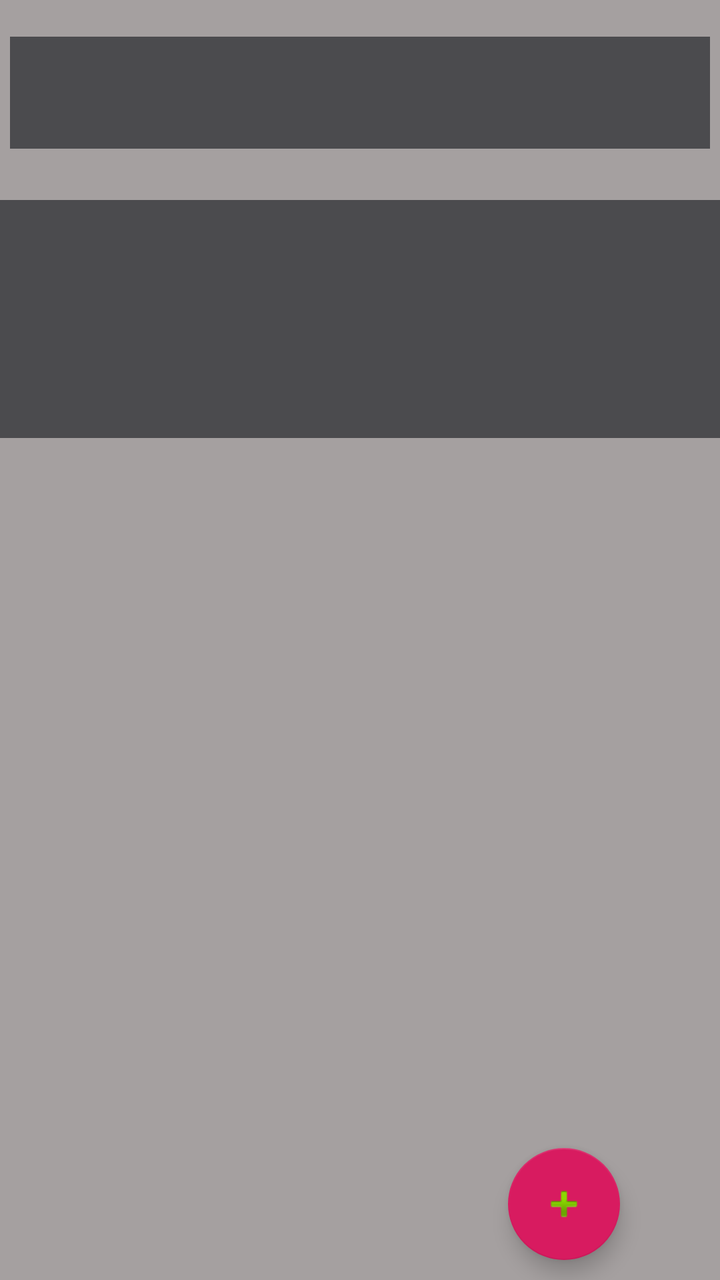
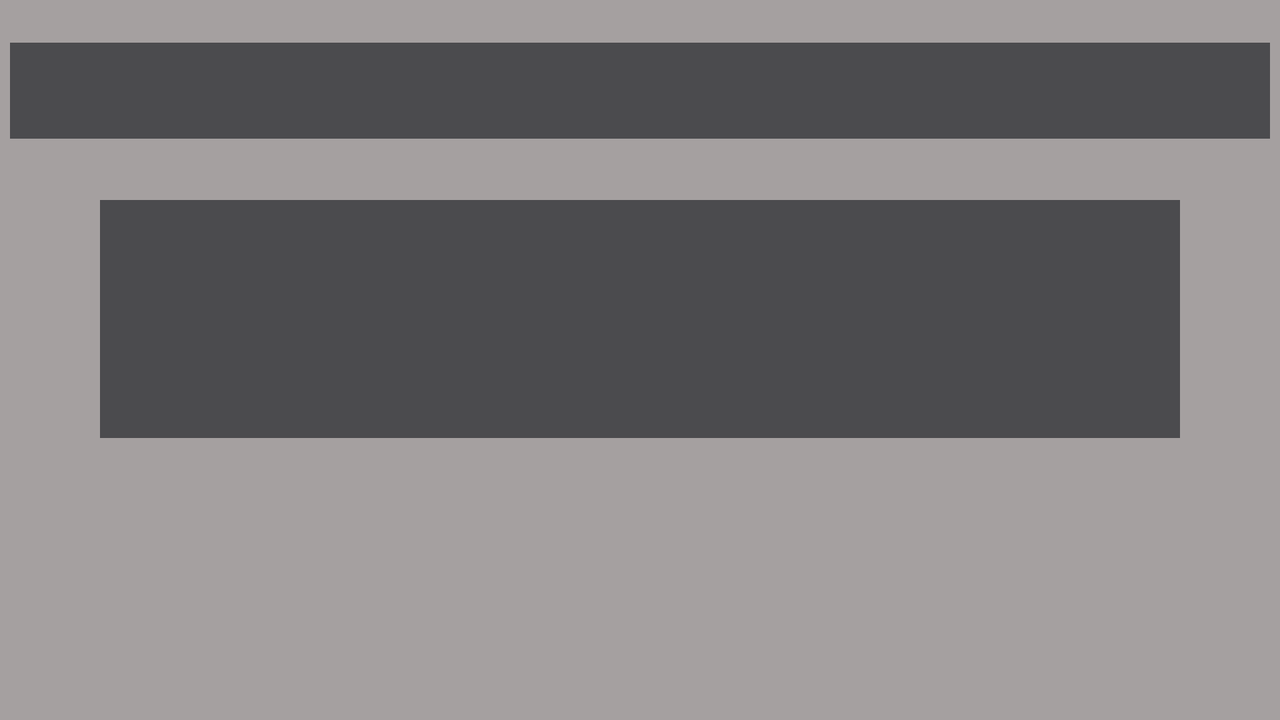

The same Android screen from two of the app's own layout files: first res/layout/ as a phone draws it, then the repository's variant for another configuration, drawn on a device whose configuration selects that folder. Both files follow.
<!-- AndroidManifest.xml: activity theme AppTheme.NoActionBar -->
<!-- res/layout/activity_activeness.xml -->
<?xml version="1.0" encoding="utf-8"?>
<androidx.constraintlayout.widget.ConstraintLayout xmlns:android="http://schemas.android.com/apk/res/android"
    xmlns:app="http://schemas.android.com/apk/res-auto"
    xmlns:tools="http://schemas.android.com/tools"
    android:layout_width="match_parent"
    android:layout_height="match_parent"
    tools:context=".views.main.MainActivity"
    android:theme="@style/AppTheme"
    android:background="@color/colorDarkSecondaryLight">

  <com.google.android.material.appbar.AppBarLayout
      android:id="@+id/appBarLayout"
      android:layout_width="match_parent"
      android:layout_height="wrap_content"
      android:layout_marginStart="5dp"
      android:layout_marginTop="5dp"
      android:layout_marginEnd="5dp"
      android:layout_marginBottom="5dp"
      android:theme="@style/AppTheme.AppBarOverlay"
      app:layout_constraintBottom_toTopOf="@+id/include"
      app:layout_constraintEnd_toEndOf="parent"
      app:layout_constraintHorizontal_bias="1.0"
      app:layout_constraintStart_toStartOf="parent"
      app:layout_constraintTop_toTopOf="parent"
      app:layout_constraintVertical_bias="0.39">

    <androidx.appcompat.widget.Toolbar
        android:id="@+id/toolbar"
        android:layout_width="match_parent"
        android:layout_height="?attr/actionBarSize"
        android:background="@color/colorDarkSecondary"
        app:popupTheme="@style/AppTheme.PopupOverlay"
        app:titleTextColor="@color/colorWhite"/>

  </com.google.android.material.appbar.AppBarLayout>


  <include
      android:id="@+id/include"
      layout="@layout/content_activeness"
      android:layout_width="match_parent"
      android:layout_height="wrap_content"
      android:layout_marginTop="100dp"
      app:layout_constraintTop_toTopOf="parent"
      tools:layout_editor_absoluteX="5dp" />

  <com.google.android.material.floatingactionbutton.FloatingActionButton
      android:id="@+id/btn_add"
      android:layout_width="wrap_content"
      android:src="@android:drawable/ic_input_add"
      android:layout_height="wrap_content"
      android:layout_marginEnd="50dp"
      android:layout_marginBottom="10dp"
      app:layout_constraintBottom_toBottomOf="parent"
      app:layout_constraintEnd_toEndOf="parent" />

</androidx.constraintlayout.widget.ConstraintLayout>
<!-- res/layout/content_activeness.xml (included above) -->
<?xml version="1.0" encoding="utf-8"?>
<androidx.constraintlayout.widget.ConstraintLayout xmlns:android="http://schemas.android.com/apk/res/android"
    xmlns:app="http://schemas.android.com/apk/res-auto"
    xmlns:tools="http://schemas.android.com/tools"
    android:layout_width="match_parent"
    android:layout_height="match_parent"
    app:layout_behavior="@string/appbar_scrolling_view_behavior"
    tools:context=".views.activeness.ActivenessActivity"
    tools:showIn="@layout/activity_activeness">

    <TextView
        android:id="@+id/dateView"
        android:layout_width="wrap_content"
        android:layout_height="wrap_content"
        android:layout_marginStart="50dp"
        android:layout_marginTop="100dp"
        android:text=""
        app:layout_constraintStart_toStartOf="parent"
        app:layout_constraintTop_toTopOf="parent" />
</androidx.constraintlayout.widget.ConstraintLayout>
<!-- resources referenced by this layout -->
<resources>
  <color name="colorDarkSecondary">#4B4B4E </color>
  <color name="colorDarkSecondaryLight">#A5A0A0</color>
  <color name="colorWhite">#E8E8E8</color>
  <style name="AppTheme" parent="Theme.AppCompat.Light.DarkActionBar">
          
          <item name="colorPrimary">@color/colorPrimary</item>
          <item name="colorPrimaryDark">@color/colorPrimaryDark</item>
          <item name="colorAccent">@color/colorAccent</item>
          <item name="actionBarItemBackground">@color/colorDarkSecondary</item>
          <item name="textColorAlertDialogListItem">@color/colorWhite</item>
          <item name="android:popupMenuStyle">@style/PopupMenu</item>
          <item name="android:background">@color/colorDarkSecondary</item>
          <item name="android:textAppearanceLargePopupMenu">@style/PopupTextStyleLarge</item>
          <item name="android:textAppearanceSmallPopupMenu">@style/PopupTextStyleSmall</item>
          <item name="alertDialogTheme">@style/AlertDialogCustom</item>
      </style>
  <style name="AppTheme.AppBarOverlay" parent="ThemeOverlay.AppCompat.Dark.ActionBar" />
  <style name="AppTheme.PopupOverlay" parent="ThemeOverlay.AppCompat.Light">
          <item name="android:colorBackground">@color/colorWhite</item>
          <item name="android:textColor">@color/colorDarkSecondary</item>
      </style>
  <style name="AppTheme.NoActionBar">
          <item name="windowActionBar">false</item>
          <item name="windowNoTitle">true</item>
      </style>
  <color name="colorPrimary">#008577</color>
  <color name="colorPrimaryDark">#00574B</color>
  <color name="colorAccent">#D81B60</color>
  <style name="PopupMenu" parent="@style/Widget.AppCompat.PopupMenu">
          <item name="android:textColor">@color/colorWhite</item>
          <item name="android:popupBackground">@color/colorDarkSecondary</item>
      </style>
  <style name="PopupTextStyleLarge" parent="@style/TextAppearance.AppCompat.Widget.PopupMenu.Large">
          <item name="android:textColor">@color/colorWhite</item>
      </style>
  <style name="PopupTextStyleSmall" parent="@style/TextAppearance.AppCompat.Widget.PopupMenu.Small">
          <item name="android:textColor">@color/colorWhite</item>
      </style>
  <style name="AlertDialogCustom" parent="Theme.AppCompat.Light.Dialog.Alert">
          <item name="android:colorAccent">@color/colorDarkSecondary</item>
          <item name="editTextColor">@color/colorDarkSecondary</item>
          <item name="android:textViewStyle">@style/CustomTextViewStyle</item>
          <item name="android:editTextColor">@color/colorDarkSecondary</item>
          <item name="android:background">@color/colorWhite</item>
          <item name="buttonBarPositiveButtonStyle">@style/PositiveButtonStyle</item>
      </style>
  <style name="CustomTextViewStyle" parent="Widget.AppCompat.AutoCompleteTextView">
          <item name="android:textColor">@color/colorDarkSecondary</item>
      </style>
  <style name="PositiveButtonStyle" parent="Widget.MaterialComponents.Button.TextButton.Dialog">
          <item name="android:textColor">@color/colorDarkSecondary</item>
          <item name="android:background">@color/colorWhite</item>
      </style>
</resources>
<!-- res/layout-land/activity_activeness.xml (the repository's variant of the layout above) -->
<!-- drawn on the phone turned sideways -->
<?xml version="1.0" encoding="utf-8"?>
<androidx.constraintlayout.widget.ConstraintLayout xmlns:android="http://schemas.android.com/apk/res/android"
    xmlns:app="http://schemas.android.com/apk/res-auto"
    xmlns:tools="http://schemas.android.com/tools"
    android:layout_width="match_parent"
    android:layout_height="match_parent"
    tools:context=".views.main.MainActivity"
    android:background="@color/colorDarkSecondaryLight">

  <com.google.android.material.appbar.AppBarLayout
      android:id="@+id/appBarLayout"
      android:layout_width="match_parent"
      android:layout_height="wrap_content"
      android:layout_marginStart="5dp"
      android:layout_marginTop="5dp"
      android:layout_marginEnd="5dp"
      android:layout_marginBottom="5dp"
      android:theme="@style/AppTheme.AppBarOverlay"
      app:layout_constraintBottom_toTopOf="@+id/include"
      app:layout_constraintEnd_toEndOf="parent"
      app:layout_constraintHorizontal_bias="1.0"
      app:layout_constraintStart_toStartOf="parent"
      app:layout_constraintTop_toTopOf="parent"
      app:layout_constraintVertical_bias="0.39">

    <androidx.appcompat.widget.Toolbar
        android:id="@+id/toolbar"
        android:layout_width="match_parent"
        android:layout_height="?attr/actionBarSize"
        android:background="@color/colorDarkSecondary"
        app:popupTheme="@style/AppTheme.PopupOverlay"
        app:titleTextColor="@color/colorWhite"/>

  </com.google.android.material.appbar.AppBarLayout>


  <include
      android:id="@+id/include"
      layout="@layout/content_activeness"
      android:layout_width="match_parent"
      android:layout_height="wrap_content"
      android:layout_marginStart="50dp"
      android:layout_marginTop="100dp"
      android:layout_marginEnd="50dp"
      app:layout_constraintTop_toTopOf="parent"
      tools:layout_editor_absoluteX="5dp" />

  <com.google.android.material.floatingactionbutton.FloatingActionButton
      android:id="@+id/btn_add"
      android:layout_width="wrap_content"
      android:layout_height="wrap_content"
      android:layout_marginStart="600dp"
      android:layout_marginTop="295dp"
      android:layout_marginBottom="25dp"
      android:src="@android:drawable/ic_input_add"
      app:layout_constraintBottom_toTopOf="@+id/include"
      app:layout_constraintEnd_toStartOf="@+id/include"
      app:layout_constraintHorizontal_bias="0.0"
      app:layout_constraintStart_toStartOf="parent"
      app:layout_constraintTop_toTopOf="parent"
      app:layout_constraintVertical_bias="0.060000002" />

</androidx.constraintlayout.widget.ConstraintLayout>
<!-- res/layout/activity_activeness.xml (included above) -->
<?xml version="1.0" encoding="utf-8"?>
<androidx.constraintlayout.widget.ConstraintLayout xmlns:android="http://schemas.android.com/apk/res/android"
    xmlns:app="http://schemas.android.com/apk/res-auto"
    xmlns:tools="http://schemas.android.com/tools"
    android:layout_width="match_parent"
    android:layout_height="match_parent"
    tools:context=".views.main.MainActivity"
    android:theme="@style/AppTheme"
    android:background="@color/colorDarkSecondaryLight">

  <com.google.android.material.appbar.AppBarLayout
      android:id="@+id/appBarLayout"
      android:layout_width="match_parent"
      android:layout_height="wrap_content"
      android:layout_marginStart="5dp"
      android:layout_marginTop="5dp"
      android:layout_marginEnd="5dp"
      android:layout_marginBottom="5dp"
      android:theme="@style/AppTheme.AppBarOverlay"
      app:layout_constraintBottom_toTopOf="@+id/include"
      app:layout_constraintEnd_toEndOf="parent"
      app:layout_constraintHorizontal_bias="1.0"
      app:layout_constraintStart_toStartOf="parent"
      app:layout_constraintTop_toTopOf="parent"
      app:layout_constraintVertical_bias="0.39">

    <androidx.appcompat.widget.Toolbar
        android:id="@+id/toolbar"
        android:layout_width="match_parent"
        android:layout_height="?attr/actionBarSize"
        android:background="@color/colorDarkSecondary"
        app:popupTheme="@style/AppTheme.PopupOverlay"
        app:titleTextColor="@color/colorWhite"/>

  </com.google.android.material.appbar.AppBarLayout>


  <include
      android:id="@+id/include"
      layout="@layout/content_activeness"
      android:layout_width="match_parent"
      android:layout_height="wrap_content"
      android:layout_marginTop="100dp"
      app:layout_constraintTop_toTopOf="parent"
      tools:layout_editor_absoluteX="5dp" />

  <com.google.android.material.floatingactionbutton.FloatingActionButton
      android:id="@+id/btn_add"
      android:layout_width="wrap_content"
      android:src="@android:drawable/ic_input_add"
      android:layout_height="wrap_content"
      android:layout_marginEnd="50dp"
      android:layout_marginBottom="10dp"
      app:layout_constraintBottom_toBottomOf="parent"
      app:layout_constraintEnd_toEndOf="parent" />

</androidx.constraintlayout.widget.ConstraintLayout>
